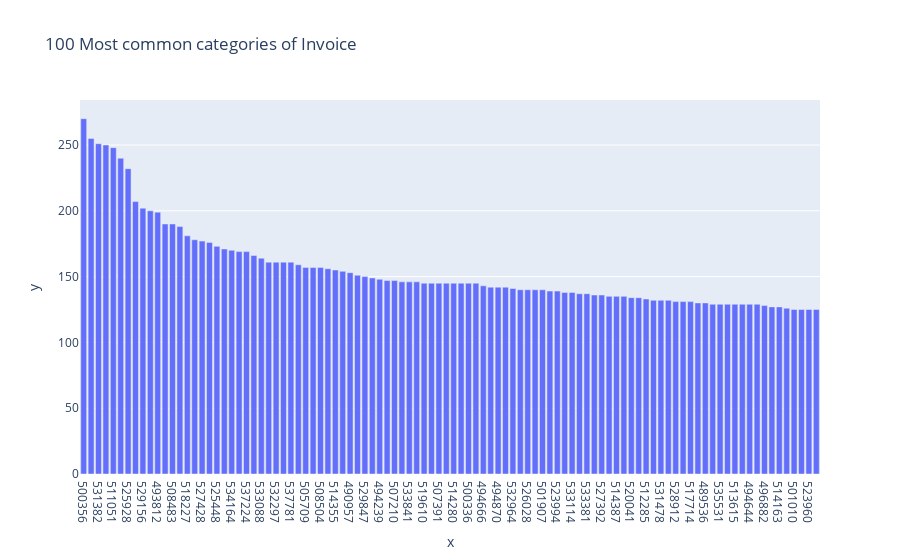
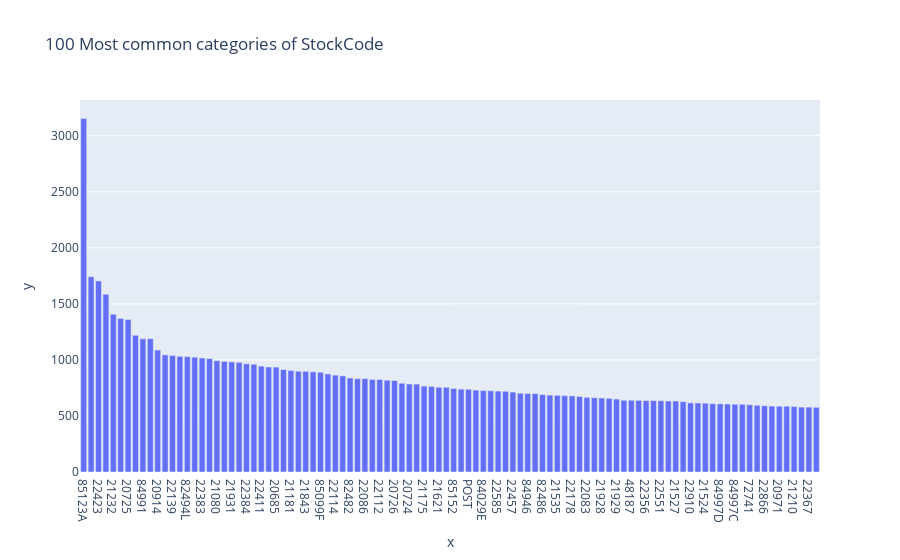
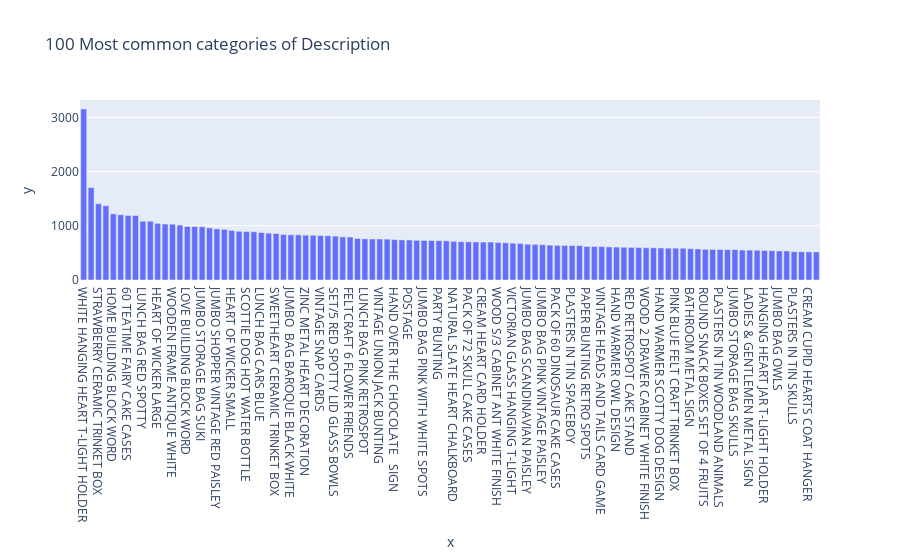

Notebook code cell kept with these figures, in order:
### Code cell
for col in df_retail_clean.columns:
    profile_serie(df_retail_clean[col])

### Figure 1 — Plotly figure (JSON) as saved in the notebook; plotly's stock layout.template omitted (floating-point values rounded to 4 significant figures)
{"data": [{"alignmentgroup": "True", "hovertemplate": "x=%{x}<br>y=%{y}<extra></extra>", "legendgroup": "", "marker": {"color": "#636efa", "pattern": {"shape": ""}}, "name": "", "offsetgroup": "", "orientation": "v", "showlegend": false, "textposition": "auto", "type": "bar", "x": ["500356", "511522", "531382", "507235", "511051", "526089", "525928", "534187", "529156", "532993", "493812", "525764", "508483", "513190", "518227", "531922", "527428", "509743", "525448", "532821", "534164", "502055", "537224", "516954", "533088", "531350", "532297", "533301", "537781", "527950", "505709", "513625", "508504", "527420", "514355", "517977", "490957", "510777", "529847", "515012", "494239", "500751", "507210", "530437", "533841", "508864", "519610", "522327", "507391", "530796", "514280", "522987", "500336", "529077", "494666", "507376", "494870", "529763", "532964", "519607", "526028", "491406", "501907", "499965", "523994", "502613", "533114", "531792", "533381", "533750", "527392", "498104", "514387", "524446", "520041", "533133", "512285", "525075", "531478", "535803", "528912", "506162", "517714", "534800", "489536", "512177", "535531", "512112", "513615", "532010", "494644", "535266", "496882", "508654", "514163", "519005", "501010", "519343", "523960", "491634"], "xaxis": "x", "y": [270, 255, 251, 250, 248, 240, 232, 207, 202, 200, 199, 190, 190, 188, 181, 178, 177, 176, 173, 171, 170, 169, 169, 166, 164, 161, 161, 161, 161, 159, 157, 157, 157, 156, 155, 154, 153, 151, 150, 149, 148, 147, 147, 146, 146, 146, 145, 145, 145, 145, 145, 145, 145, 145, 143, 142, 142, 142, 141, 140, 140, 140, 140, 139, 139, 138, 138, 137, 137, 136, 136, 135, 135, 135, 134, 134, 133, 132, 132, 132, 131, 131, 131, 130, 130, 129, 129, 129, 129, 129, 129, 129, 128, 127, 127, 126, 125, 125, 125, 125], "yaxis": "y"}], "layout": {"autosize": true, "barmode": "relative", "legend": {"tracegroupgap": 0}, "title": {"text": "100 Most common categories of Invoice"}, "xaxis": {"anchor": "y", "autorange": true, "domain": [0, 1], "range": [-0.5, 99.5], "title": {"text": "x"}, "type": "category"}, "yaxis": {"anchor": "x", "autorange": true, "domain": [0, 1], "range": [0, 284.2], "title": {"text": "y"}, "type": "linear"}}}

### Figure 2 — Plotly figure (JSON) as saved in the notebook; plotly's stock layout.template omitted (floating-point values rounded to 4 significant figures)
{"data": [{"alignmentgroup": "True", "hovertemplate": "x=%{x}<br>y=%{y}<extra></extra>", "legendgroup": "", "marker": {"color": "#636efa", "pattern": {"shape": ""}}, "name": "", "offsetgroup": "", "orientation": "v", "showlegend": false, "textposition": "auto", "type": "bar", "x": ["85123A", "85099B", "22423", "21212", "21232", "84879", "20725", "21754", "84991", "21034", "20914", "22470", "22139", "21733", "82494L", "48138", "22383", "20727", "21080", "21755", "21931", "22382", "22384", "21977", "22411", "22386", "20685", "22469", "21181", "22138", "21843", "22111", "85099F", "20728", "22114", "21231", "82482", "85099C", "22086", "84836", "22112", "21790", "20726", "22149", "20724", "22197", "21175", "21485", "21621", "84970S", "85152", "84992", "POST", "20972", "84029E", "47566", "22585", "22090", "22457", "21213", "84946", "22189", "82486", "22077", "21535", "48194", "22178", "22147", "22083", "47591D", "21928", "21166", "21929", "84997B", "48187", "21975", "22356", "22556", "22551", "22379", "21527", "22355", "22910", "21791", "21524", "82600", "84997D", "22865", "84997C", "84755", "72741", "82483", "22866", "22326", "20971", "21429", "21210", "21533", "22367", "82580"], "xaxis": "x", "y": [3153, 1742, 1705, 1586, 1407, 1369, 1361, 1219, 1189, 1189, 1088, 1045, 1040, 1032, 1029, 1025, 1017, 1012, 993, 987, 982, 978, 965, 961, 944, 937, 936, 914, 906, 899, 898, 894, 890, 875, 864, 858, 839, 833, 833, 826, 825, 819, 816, 792, 785, 784, 766, 763, 756, 756, 745, 739, 738, 731, 727, 725, 722, 720, 713, 703, 700, 700, 690, 686, 684, 681, 679, 674, 666, 663, 660, 657, 651, 640, 640, 639, 637, 637, 636, 634, 633, 628, 617, 616, 614, 610, 608, 607, 605, 604, 600, 595, 591, 588, 587, 587, 584, 579, 579, 577], "yaxis": "y"}], "layout": {"autosize": true, "barmode": "relative", "legend": {"tracegroupgap": 0}, "title": {"text": "100 Most common categories of StockCode"}, "xaxis": {"anchor": "y", "autorange": true, "domain": [0, 1], "range": [-0.5, 99.5], "title": {"text": "x"}, "type": "category"}, "yaxis": {"anchor": "x", "autorange": true, "domain": [0, 1], "range": [0, 3319.0], "title": {"text": "y"}, "type": "linear"}}}

### Figure 3 — Plotly figure (JSON) as saved in the notebook; plotly's stock layout.template omitted (floating-point values rounded to 4 significant figures)
{"data": [{"alignmentgroup": "True", "hovertemplate": "x=%{x}<br>y=%{y}<extra></extra>", "legendgroup": "", "marker": {"color": "#636efa", "pattern": {"shape": ""}}, "name": "", "offsetgroup": "", "orientation": "v", "showlegend": false, "textposition": "auto", "type": "bar", "x": ["WHITE HANGING HEART T-LIGHT HOLDER", "REGENCY CAKESTAND 3 TIER", "STRAWBERRY CERAMIC TRINKET BOX", "ASSORTED COLOUR BIRD ORNAMENT", "HOME BUILDING BLOCK WORD", "PACK OF 72 RETRO SPOT CAKE CASES", "60 TEATIME FAIRY CAKE CASES", "REX CASH+CARRY JUMBO SHOPPER", "LUNCH BAG RED SPOTTY", "JUMBO BAG RED RETROSPOT", "HEART OF WICKER LARGE", "RED HANGING HEART T-LIGHT HOLDER", "WOODEN FRAME ANTIQUE WHITE ", "LUNCH BAG  BLACK SKULL.", "LOVE BUILDING BLOCK WORD", "LUNCH BAG SUKI  DESIGN ", "JUMBO STORAGE BAG SUKI", "PACK OF 60 PINK PAISLEY CAKE CASES", "JUMBO SHOPPER VINTAGE RED PAISLEY", "LUNCH BAG SPACEBOY DESIGN ", "HEART OF WICKER SMALL", "BAKING SET 9 PIECE RETROSPOT ", "SCOTTIE DOG HOT WATER BOTTLE", "JUMBO BAG STRAWBERRY", "LUNCH BAG CARS BLUE", "HOT WATER BOTTLE TEA AND SYMPATHY", "SWEETHEART CERAMIC TRINKET BOX", "WOODEN PICTURE FRAME WHITE FINISH", "JUMBO  BAG BAROQUE BLACK WHITE", "PAPER CHAIN KIT 50'S CHRISTMAS ", "ZINC METAL HEART DECORATION", "CHOCOLATE HOT WATER BOTTLE", "VINTAGE SNAP CARDS", "LUNCH BAG WOODLAND", "SET/5 RED SPOTTY LID GLASS BOWLS", "SET/20 RED SPOTTY PAPER NAPKINS ", "FELTCRAFT 6 FLOWER FRIENDS", "GIN + TONIC DIET METAL SIGN", "LUNCH BAG PINK RETROSPOT", "HANGING HEART ZINC T-LIGHT HOLDER", "VINTAGE UNION JACK BUNTING", "PLEASE ONE PERSON METAL SIGN", "HAND OVER THE CHOCOLATE   SIGN ", "72 SWEETHEART FAIRY CAKE CASES", "POSTAGE", "PINK CREAM FELT CRAFT TRINKET BOX ", "JUMBO BAG PINK WITH WHITE SPOTS", "RED WOOLLY HOTTIE WHITE HEART.", "PARTY BUNTING", "PACK OF 6 BIRDY GIFT TAGS", "NATURAL SLATE HEART CHALKBOARD ", "RETRO SPOT TEA SET CERAMIC 11 PC ", "PACK OF 72 SKULL CAKE CASES", "SMALL POPCORN HOLDER", "CREAM HEART CARD HOLDER", "ANTIQUE SILVER TEA GLASS ETCHED", "WOOD S/3 CABINET ANT WHITE FINISH", "6 RIBBONS RUSTIC CHARM", "VICTORIAN GLASS HANGING T-LIGHT", "FELTCRAFT BUTTERFLY HEARTS", "JUMBO BAG SCANDINAVIAN PAISLEY", "COOK WITH WINE METAL SIGN ", "JUMBO BAG PINK VINTAGE PAISLEY", "DOOR MAT UNION FLAG", "PACK OF 60 DINOSAUR CAKE CASES", "PLASTERS IN TIN CIRCUS PARADE ", "PLASTERS IN TIN SPACEBOY", "RECYCLING BAG RETROSPOT ", "PAPER BUNTING RETRO SPOTS", "PAPER CHAIN KIT VINTAGE CHRISTMAS", "VINTAGE HEADS AND TAILS CARD GAME ", "NO SINGING METAL SIGN", "HAND WARMER OWL DESIGN", "COLOUR GLASS T-LIGHT HOLDER HANGING", "RED RETROSPOT CAKE STAND", "GRAND CHOCOLATECANDLE", "WOOD 2 DRAWER CABINET WHITE FINISH", "RED SPOTTY CHARLOTTE BAG", "HAND WARMER SCOTTY DOG DESIGN", "RED GINGHAM ROSE JEWELLERY BOX", "PINK BLUE FELT CRAFT TRINKET BOX", "ROUND SNACK BOXES SET OF4 WOODLAND ", "BATHROOM METAL SIGN", "PLASTERS IN TIN VINTAGE PAISLEY ", "ROUND SNACK BOXES SET OF 4 FRUITS ", "RED TOADSTOOL LED NIGHT LIGHT", "PLASTERS IN TIN WOODLAND ANIMALS", "HAND WARMER BIRD DESIGN", "JUMBO STORAGE BAG SKULLS", "WOODLAND CHARLOTTE BAG", "LADIES & GENTLEMEN METAL SIGN", "EDWARDIAN PARASOL BLACK", "HANGING HEART JAR T-LIGHT HOLDER", "RIBBON REEL STRIPES DESIGN ", "JUMBO BAG OWLS", "PACK OF 60 SPACEBOY CAKE CASES", "PLASTERS IN TIN SKULLS", "HANGING JAM JAR T-LIGHT HOLDER", "CREAM CUPID HEARTS COAT HANGER", "STRAWBERRY CHARLOTTE BAG"], "xaxis": "x", "y": [3153, 1705, 1407, 1369, 1219, 1204, 1189, 1189, 1084, 1084, 1045, 1032, 1029, 1012, 987, 985, 982, 961, 944, 933, 914, 899, 894, 890, 875, 864, 858, 839, 833, 833, 826, 825, 819, 816, 810, 795, 792, 766, 758, 756, 756, 754, 745, 739, 738, 731, 729, 727, 725, 722, 713, 705, 703, 702, 700, 700, 690, 686, 679, 674, 660, 657, 651, 643, 639, 637, 636, 634, 619, 617, 616, 610, 607, 604, 601, 600, 595, 594, 591, 587, 587, 585, 577, 572, 565, 564, 561, 560, 560, 552, 551, 547, 543, 540, 536, 536, 522, 520, 519, 517], "yaxis": "y"}], "layout": {"autosize": true, "barmode": "relative", "legend": {"tracegroupgap": 0}, "title": {"text": "100 Most common categories of Description"}, "xaxis": {"anchor": "y", "autorange": true, "domain": [0, 1], "range": [-0.5, 99.5], "title": {"text": "x"}, "type": "category"}, "yaxis": {"anchor": "x", "autorange": true, "domain": [0, 1], "range": [0, 3319.0], "title": {"text": "y"}, "type": "linear"}}}
